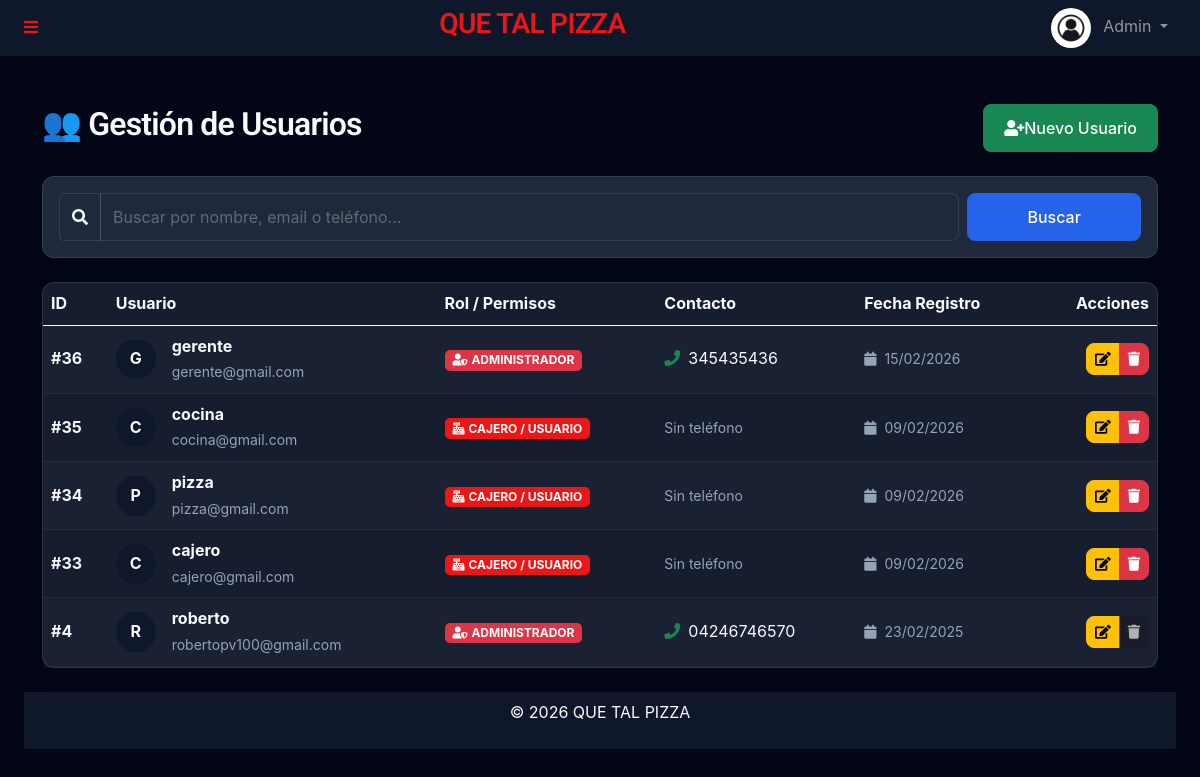
The app's page /admin/usuarios.php (signed in), older data.
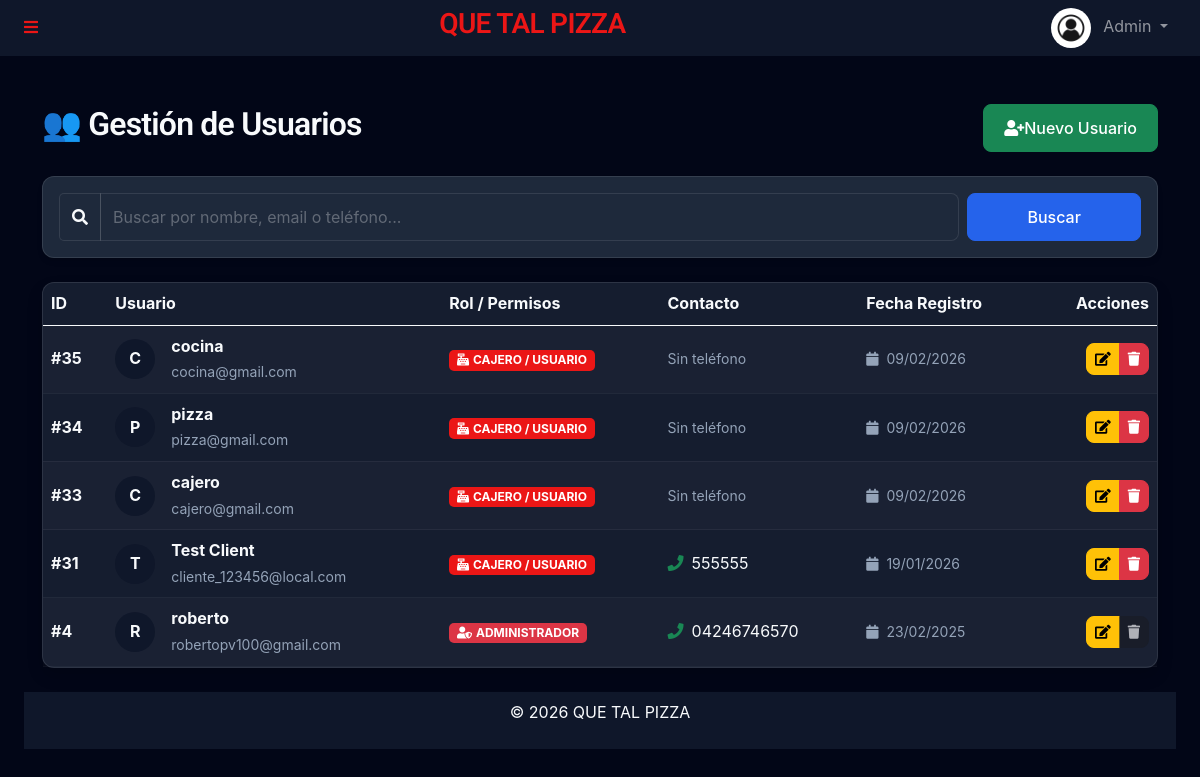
The same page, newer data.
### tables this page shows
CREATE TABLE `users` (
  `id` int(11) NOT NULL,
  `name` varchar(100) NOT NULL,
  `email` varchar(150) NOT NULL,
  `password` varchar(255) NOT NULL,
  `phone` varchar(20) NOT NULL,
  `document_id` varchar(50) NOT NULL,
  `address` text NOT NULL,
  `role` enum('admin','user') NOT NULL DEFAULT 'user',
  `profile_pic` varchar(255) DEFAULT 'default.jpg',
  `balance` decimal(10,2) DEFAULT 0.00,
  `salary_amount` decimal(20,6) NOT NULL DEFAULT 0.000000,
  `salary_frequency` enum('weekly','biweekly','monthly') NOT NULL DEFAULT 'monthly',
  `job_role` enum('manager','kitchen','cashier','delivery','other') NOT NULL DEFAULT 'other',
  `reset_token` varchar(255) DEFAULT NULL,
  `token_expiry` datetime DEFAULT NULL,
  `created_at` timestamp NULL DEFAULT current_timestamp(),
  `updated_at` timestamp NULL DEFAULT current_timestamp() ON UPDATE current_timestamp()
);

### templates/autoload.php (called while the page is built, shortened)
<?php
require_once __DIR__ . '/../funciones/UserManager.php';
$userManager = new UserManager($db);

### funciones/UserManager.php (called while the page is built, shortened)
<?php
class UserManager
{
    private $db;
    public function __construct($db = null)
    {
        if ($db) {
            $this->db = $db;
        } else {
            $this->db = Database::getConnection();
        }
    }
    public function searchUsers($query = '')
    {
        $sql = "SELECT id, name, email, phone, role, document_id, job_role, created_at FROM users";
        $params = [];
        $sql .= " ORDER BY created_at DESC";
        $stmt = $this->db->prepare($sql);
        $stmt->execute($params);
        return $stmt->fetchAll(PDO::FETCH_ASSOC);
    }
}

### admin/usuarios.php (the view, shortened to what the changed rows need)
<?php
require_once '../templates/autoload.php';
require_once '../templates/header.php';
$search = $_GET['search'] ?? '';
$usuarios = $userManager->searchUsers($search);
?>
<div class="container mt-5">
    <div class="d-flex justify-content-between align-items-center mb-4">
        <h2>👥 Gestión de Usuarios</h2>
    </div>
    <div class="card shadow">
        <div class="card-body p-0">
            <div class="table-responsive">
                <table class="table table-striped table-hover mb-0 align-middle">
                    <thead class="table-dark">
                        <tr>
                            <th>ID</th>
                            <th>Usuario</th>
                            <th>Rol / Permisos</th>
                            <th>Contacto</th>
                            <th>Fecha Registro</th>
                            <th class="text-end">Acciones</th>
                        </tr>
                    </thead>
                    <tbody>
                        <?php foreach ($usuarios as $usuario): ?>
                            <?php
                            $roleBadge = match ($usuario['role']) {
                                'admin' => '<span class="badge bg-danger"><i class="fa fa-user-shield me-1"></i>ADMINISTRADOR</span>',
                                'user' => '<span class="badge bg-primary"><i class="fa fa-cash-register me-1"></i>CAJERO / USUARIO</span>',
                                default => '<span class="badge bg-secondary">INVITADO</span>'
                            };
                            $initial = strtoupper(substr($usuario['name'], 0, 1));
                            ?>
                            <tr>
                                <td class="fw-bold text-muted">#<?= $usuario['id'] ?></td>
                                <td>
                                    <div class="d-flex align-items-center">
                                        <div class="bg-secondary text-white rounded-circle d-flex align-items-center justify-content-center me-3"
                                            style="width: 40px; height: 40px; font-weight: bold;">
                                            <?= $initial ?>
                                        </div>
                                        <div>
                                            <span class="fw-bold"><?= htmlspecialchars($usuario['name']) ?></span><br>
                                            <small class="text-muted"><?= htmlspecialchars($usuario['email']) ?></small>
                                        </div>
                                    </div>
                                </td>
                                <td><?= $roleBadge ?></td>
                                <td>
                                    <?php if (!empty($usuario['phone'])): ?>
                                        <i class="fa fa-phone text-success me-2"></i><?= htmlspecialchars($usuario['phone']) ?>
                                    <?php else: ?>
                                        <span class="text-muted small">Sin teléfono</span>
                                    <?php endif; ?>
                                </td>
                                <td>
                                    <small class="text-muted">
                                        <i class="fa fa-calendar me-1"></i>
                                        <?= date('d/m/Y', strtotime($usuario['created_at'])) ?>
                                    </small>
                                </td>
                                <td class="text-end">
                                    <div class="btn-group">
                                        <a href="editar_usuario.php?id=<?= $usuario['id'] ?>" class="btn btn-sm btn-warning"
                                            title="Editar">
                                            <i class="fa fa-edit"></i>
                                        </a>
                                        <?php if ($usuario['id'] != $_SESSION['user_id']): ?>
                                            <a href="eliminar_usuario.php?id=<?= $usuario['id'] ?>"
                                                class="btn btn-sm btn-danger" title="Eliminar"
                                                onclick="return confirm('¿Estás seguro de eliminar a este usuario?');">
                                                <i class="fa fa-trash"></i>
                                            </a>
                                        <?php else: ?>
                                            <button class="btn btn-sm btn-secondary" disabled
                                                title="No puedes borrarte a ti mismo"><i class="fa fa-trash"></i></button>
                                        <?php endif; ?>
                                    </div>
                                </td>
                            </tr>
                        <?php endforeach; ?>
                    </tbody>
                </table>
            </div>
        </div>
    </div>
</div>
<?php require_once '../templates/footer.php'; ?>

Row changes from the older to the newer data that the page shows:
removed users: id "36", name "G", name "gerente", email "gerente@gmail.com", role "ADMINISTRADOR", phone "345435436", created_at "15/02/2026"
added users: id "31", name "T", name "Test Client", email "cliente_123456@local.com", role "CAJERO / USUARIO", phone "555555", created_at "19/01/2026"
